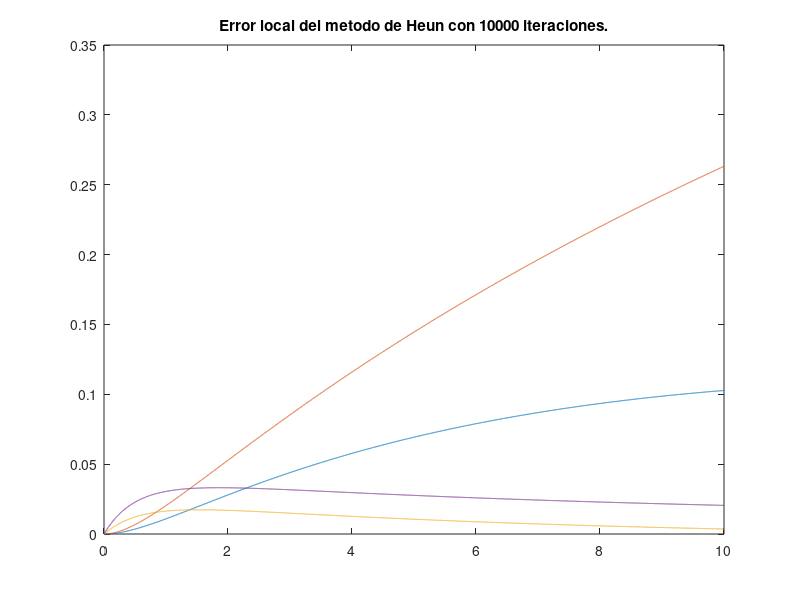

MATLAB code for this plot:
a = 0;
b = 10;
x0 = [1;0.5;0.5;0.5];
n = 10000;
h = ( b - a ) / n;
t = a;
x = x0;
T = t;

function sis=ec_dif(Xs,l)
 us = Xs(1);
 vs = Xs(2);
 ps = Xs(3);
 qs = Xs(4);

 sis(1) = ps;
 sis(2) = qs;
 sis(3) = ((-2*vs*ps*qs)/(1+vs^2+us^2));
 sis(4) = ((-2*us*ps*qs)/(1+vs^2+us^2));

endfunction;

l = (0:h:10);

Xs = lsode("ec_dif",x0,l)

%divisor

Xh = x;
Uh = x(1);
Vh = x(2);
Ph = x(3);
Qh = x(4);
for i = 1 : n

  u = x(1);
  v = x(2);
  p = x(3);
  q = x(4);

  x(1) = u + (h/2)  * p + (h/2)  * (p+h*((-2*v*p*q)/(1+u^2+v^2)));
  x(2) = v + (h/2)  * q + (h/2)  * (q+h*((-2*u*p*q)/(1+u^2+v^2)));
  x(3) = p + (h/2)  * ((-2*v*p*q)/(1+v^2+u^2)) + (h/2)  * ((-2*v*p*q)/(1+u^2+v^2)-(2*h*((-2*v*((v*p*q^2+u*p^2*q)/(1+u^2+v^2)))+(p*q^2))*(1+u^2+v^2)+(2*v*p*q)*(2*u*p+2*v*q))/((1+u^2+v^2)^2));
  x(4) = q + (h/2)  * ((-2*u*p*q)/(1+v^2+u^2)) + (h/2)  * ((-2*u*p*q)/(1+u^2+v^2)-(2*h*((-2*u*((v*p*q^2+u*p^2*q)/(1+u^2+v^2)))+(p^2*q))*(1+u^2+v^2)+(2*u*p*q)*(2*u*p+2*v*q))/((1+u^2+v^2)^2));

  t = a + i * h;

  
  T = [ T, t ];
  Xh = [ Xh, x ];
  Uh = [ Uh, x(1) ];
  Vh = [ Vh, x(2) ];
  Ph = [ Ph, x(3) ];
  Qh = [ Qh, x(4) ];
    
end;


E=Xs'-Xh
plot(T,E)
title('Error local del metodo de Heun con 10000 iteraciones.')